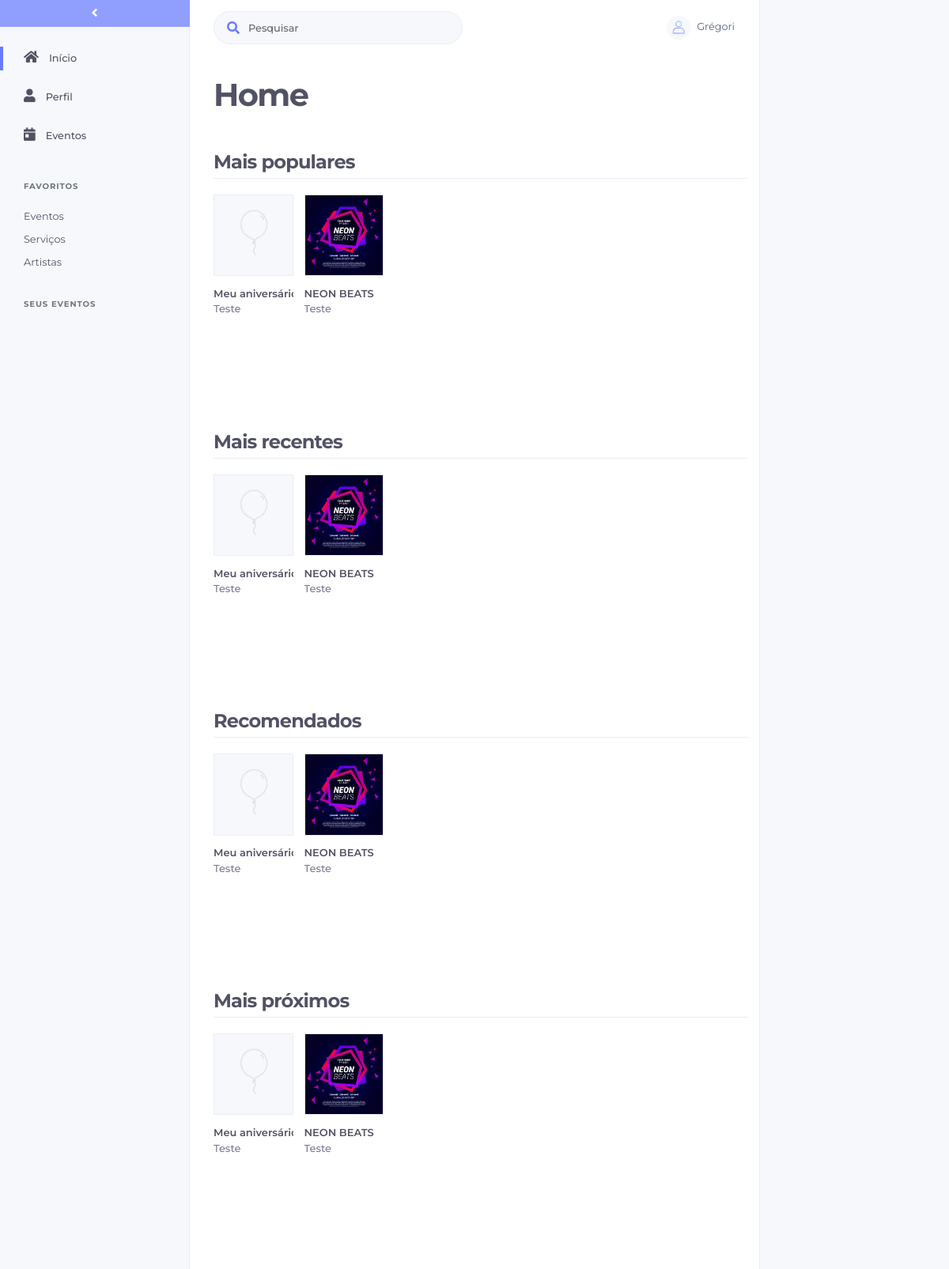
The page /view/home.php (signed in) on the database as committed earlier.
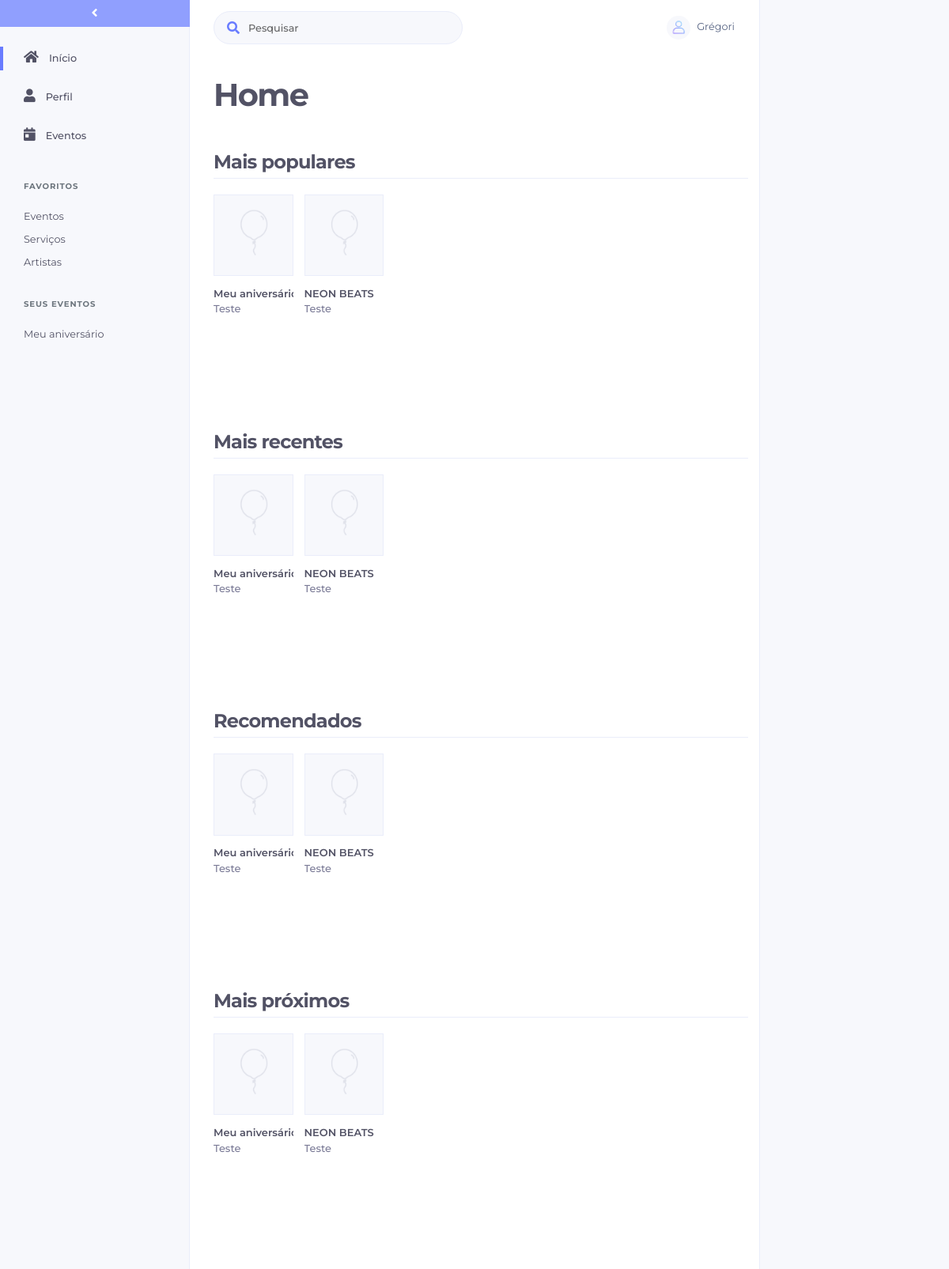
The same page on the database as committed later.
### tables this page shows
CREATE TABLE `eventos` (
  `id` bigint(20) UNSIGNED NOT NULL,
  `idUsuario` bigint(20) NOT NULL,
  `nome` varchar(191) NOT NULL,
  `descricao` varchar(2000) DEFAULT NULL,
  `idEstabelecimento` int(11) DEFAULT '0',
  `status` int(11) NOT NULL DEFAULT '0',
  `imagem` varchar(2000) NOT NULL DEFAULT 'no-image.png',
  `visitas` int(11) NOT NULL DEFAULT '0'
);

CREATE TABLE `usuario` (
  `id` bigint(20) NOT NULL,
  `nome` varchar(100) NOT NULL,
  `email` varchar(200) NOT NULL,
  `senha` varchar(20) NOT NULL,
  `tipo` char(1) NOT NULL,
  `cnpj` char(14) DEFAULT NULL,
  `telefone` bigint(20) DEFAULT NULL,
  `idCategoria` int(11) DEFAULT NULL,
  `imagem` varchar(200) NOT NULL DEFAULT 'no-image.png'
);

### autoload.php (called while the page is built, shortened)
<?php
function autoload($classe)
{
    $classe = lcfirst($classe);
    $classe2 = lcfirst(substr($classe, 0,8));
    $classe3 = lcfirst(substr($classe, 8));
    $classe4 = lcfirst(substr($classe, 0,6));
    $classe5 = lcfirst(substr($classe, 6));
    $classe6 = lcfirst(substr($classe, 8,6));
    $classe7 = lcfirst(substr($classe, 14));
}

### modelo/database.class.php (called while the page is built, shortened)
<?php
include_once '../autoload.php';
class Database{
    protected static $conn;
    private function __construct()
    {
        try
        {
            self::$conn = new PDO("mysql:host=". Config::HOST_NAME."; dbname=".Config::DATABASE_NAME, Config::DATABASE_USER_NAME, Config::DATABASE_PASSWORD);
            self::$conn->setAttribute(PDO::ATTR_ERRMODE, PDO::ERRMODE_EXCEPTION);
            self::$conn->exec('SET NAMES utf8');
        }
        catch (PDOException $e)
        {
            $email = new Email();
            die("Connection Error: " . $e->getMessage());
        }
    }
    public static function conectar()
    {
        return self::$conn;
    }
    public static function desconectar()
    {
        if (self::$conn)
        {
            self::$conn = null;
        }
    }
}

### controle/controle.evento.publicado.class.php (called while the page is built, shortened)
<?php
class ControleEventoPublicado extends ControleBase {
    private $evento;
    public function __construct() {
        $this->evento = new EventoPublicado();
    }
    public function controleAcao($acao,$param=null,$param2=null){
        switch ($acao) {
            default:
                return parent::controleAcao($acao,$param,$param2);
                break;
        }
    }
    protected function listarTodos($param=null, $param2){
        return $this->evento->listarTodos($param, $param2);
    }
}

### modelo/evento.publicado.class.php (called while the page is built, shortened)
<?php
class EventoPublicado implements ibaseModelo{
    private $id;
    private $nome;
    private $idUsuario;
    private $imagem;
    private $conn;
    public function getId() {
        return $this->id;
    }
    public function getNome() {
        return $this->nome;
    }
    public function getIdUsuario() {
        return $this->idUsuario;
    }
    public function getImagem() {
        return $this->imagem;
    }
    public function __construct() {
        $this->conn = Database::conectar();
    }
    public function listarTodos($nome=null, $idUsuario){
        try{
            if(!is_null($nome)){
                $query="SELECT id,nome,descricao,status,idUsuario,imagem FROM eventos WHERE status = :status AND nome LIKE :nome";
            }else{
                $query="SELECT id,nome,descricao,status,idUsuario,imagem FROM eventos WHERE status = :status";
            }
            $this->stmt= $this->conn->prepare($query);
            $this->stmt->bindValue(':status', 1, PDO::PARAM_INT);
            if($this->stmt->execute()){
                $eventos = $this->stmt->fetchAll(PDO::FETCH_CLASS,"EventoPublicado");
            }
            return $eventos;
        } catch(PDOException $e) {
            echo "<div class='alert alert-danger'>".$e->getMessage()."</div>";
            return null;
        }
    }
}

### controle/controle.base.class.php (called while the page is built, shortened)
<?php
abstract class ControleBase {
    public function controleAcao($acao,$param=null, $param2=null) {
        switch ($acao) {
             case "listarTodos":
                return $this->listarTodos($param, $param2);
                break;
            case "listarUnico":
                return $this->listarUnico($param);
                break;
        }
    }
}
?>

### controle/controle.organizador.class.php (called while the page is built, shortened)
<?php
class ControleOrganizador extends ControleBase {
    private $organizador;
    public function __construct() {
        $this->organizador = new Organizador();
    }
    public function controleAcao($acao,$param=null,$param2=null){
        switch ($acao) {
            default:
                return parent::controleAcao($acao,$param,$param2);
                break;
        }
    }
    protected function listarUnico($param){
        return $this->organizador->listarUnico($param);
    }
}

### modelo/organizador.class.php (called while the page is built, shortened)
<?php
class Organizador implements ibaseModelo{
    private $nome;
    private $conn;
    public function getNome() {
        return $this->nome;
    }
    public function __construct() {
        $this->conn = Database::conectar();
    }
    public function listarUnico($id){
        try{
            $query="SELECT id, nome, email, senha, imagem FROM usuario WHERE id=:id";
            $this->stmt= $this->conn->prepare($query);
            $this->stmt->bindValue(':id', $id, PDO::PARAM_INT);
            if($this->stmt->execute()){
                $organizador = $this->stmt->fetchAll(PDO::FETCH_CLASS,"Organizador");
            }
            return $organizador[0];
        } catch(PDOException $e) {
            echo "<div class='alert alert-danger'>".$e->getMessage()."</div>";
            return null;
        }
    }
}

### controle/controle.evento.class.php (called while the page is built, shortened)
<?php
class ControleEvento extends ControleBase {
    private $evento;
    public function __construct() {
        $this->evento = new Evento();
    }
    public function controleAcao($acao,$param=null,$param2=null){
        switch ($acao) {
            default:
                return parent::controleAcao($acao,$param,$param2);
                break;
        }
    }
    protected function listarTodos($param=null, $param2){
        return $this->evento->listarTodos($param, $param2);
    }
}

### modelo/evento.class.php (called while the page is built, shortened)
<?php
class Evento implements ibaseModelo{
    private $id;
    private $nome;
    private $conn;
    public function getId() {
        return $this->id;
    }
    public function getNome() {
        return $this->nome;
    }
    public function __construct() {
        $this->conn = Database::conectar();
    }
    public function listarTodos($nome=null, $idUsuario){
        try{
            if(!is_null($nome)){
                $query="SELECT id,nome,descricao,idEstabelecimento,status,idUsuario,imagem FROM eventos WHERE idUsuario = :idUsuario AND nome LIKE :nome";
            }else{
                $query="SELECT id,nome,descricao,idEstabelecimento,status,idUsuario,imagem FROM eventos WHERE idUsuario = :idUsuario";
            }
            $this->stmt= $this->conn->prepare($query);
            if(!is_null($nome))$this->stmt->bindValue(':nome', '%'.$nome.'%', PDO::PARAM_STR);
            if(!is_null($idUsuario))$this->stmt->bindValue(':idUsuario', $idUsuario, PDO::PARAM_STR);
            if($this->stmt->execute()){
                $eventos = $this->stmt->fetchAll(PDO::FETCH_CLASS,"Evento");
            }
            return $eventos;
        } catch(PDOException $e) {
            echo "<div class='alert alert-danger'>".$e->getMessage()."</div>";
            return null;
        }
    }
}

### view/home.php (the view, shortened to what the rows shown need)
<?php
	include_once '../autoload.php';
	$eventoControle = new ControleEventoPublicado();
	$eventosPublicados = array();
	if(isset($_GET['procure'])){
		$eventosPublicados = $eventoControle->controleAcao("listarTodos", $_GET['procure']);
	}else{
		$eventosPublicados = $eventoControle->controleAcao("listarTodos");
	}
	$usuarioControle = new ControleOrganizador();
?>
<!DOCTYPE html>
<html>
<?php
include_once('include/head.php');
?>
<body>
    <div class="wrapper">
    	<?php
    	include_once('include/sidebar.php');
    	?>
    	<div id="page">
			<div id="eventos">
			<div id="mais-populares" style="white-space: nowrap; overflow: auto; margin-bottom: 100px;">
				<?php
					if(!empty($eventosPublicados)){
						foreach (array_reverse($eventosPublicados) as $ev) {
							$usuarioUnico = $usuarioControle->controleAcao('listarUnico', $ev->getIdUsuario());
							echo "<div class='content photo' style='float: none; margin-right: 2%;'>
					<div class='card' data-id=".$ev->getId().">
					<img class='card-img-top' src='img/imagens_evento/".$ev->getImagem()."' alt='Card image cap'>
					<div class='card-body'>
						<h5 class='card-title'>".$ev->getNome()."</h5>
						<h5 class='card-title' style='font-weight: 500; color: rgba(50, 50, 93, 0.65);'>".$usuarioUnico->getNome()."</h5>
					</div>
					</div>
				</div>";
						}
					}
				?>
			</div>
			<div id="mais-recentes" style="white-space: nowrap; overflow: auto; margin-bottom: 100px;">
				<?php
					if(!empty($eventosPublicados)){
						foreach (array_reverse($eventosPublicados) as $ev) {
							$usuarioUnico = $usuarioControle->controleAcao('listarUnico', $ev->getIdUsuario());
							echo "<div class='content photo' style='float: none; margin-right: 2%;'>
					<div class='card' data-id=".$ev->getId().">
					<img class='card-img-top' src='img/imagens_evento/".$ev->getImagem()."' alt='Card image cap'>
					<div class='card-body'>
						<h5 class='card-title'>".$ev->getNome()."</h5>
						<h5 class='card-title' style='font-weight: 500; color: rgba(50, 50, 93, 0.65);'>".$usuarioUnico->getNome()."</h5>
					</div>
					</div>
				</div>";
						}
					}
				?>
			</div>
			<div id="recomendados" style="white-space: nowrap; overflow: auto; margin-bottom: 100px;">
				<?php
					if(!empty($eventosPublicados)){
						foreach (array_reverse($eventosPublicados) as $ev) {
							$usuarioUnico = $usuarioControle->controleAcao('listarUnico', $ev->getIdUsuario());
							echo "<div class='content photo' style='float: none; margin-right: 2%;'>
					<div class='card' data-id=".$ev->getId().">
					<img class='card-img-top' src='img/imagens_evento/".$ev->getImagem()."' alt='Card image cap'>
					<div class='card-body'>
						<h5 class='card-title'>".$ev->getNome()."</h5>
						<h5 class='card-title' style='font-weight: 500; color: rgba(50, 50, 93, 0.65);'>".$usuarioUnico->getNome()."</h5>
					</div>
					</div>
				</div>";
						}
					}
				?>
			</div>
			<div id="mais-proximos" style="white-space: nowrap; overflow: auto; margin-bottom: 100px;">
				<?php
					if(!empty($eventosPublicados)){
						foreach (array_reverse($eventosPublicados) as $ev) {
							$usuarioUnico = $usuarioControle->controleAcao('listarUnico', $ev->getIdUsuario());
							echo "<div class='content photo' style='float: none; margin-right: 2%;'>
					<div class='card' data-id=".$ev->getId().">
					<img class='card-img-top' src='img/imagens_evento/".$ev->getImagem()."' alt='Card image cap'>
					<div class='card-body'>
						<h5 class='card-title'>".$ev->getNome()."</h5>
						<h5 class='card-title' style='font-weight: 500; color: rgba(50, 50, 93, 0.65);'>".$usuarioUnico->getNome()."</h5>
					</div>
					</div>
				</div>";
						}
					}
				?>
			</div>
			</div>
			</div>
    </div>
</body>
</html>

### view/include/sidebar.php (shortened to what the rows shown need)
<?php
	if (isset($_SESSION['usuario'])) {
		$seusEventosControle = new ControleEvento();
		$seusEventos = array();
		$seusEventos = $seusEventosControle->controleAcao("listarTodos", '', $_SESSION['id']);
	}
?>
<nav id="sidebar">
            <ul class="list-unstyled components">
                <?php
                	if (isset($seusEventos)) {
                		foreach ($seusEventos as $sevs) {
                			$eventoSelecionado = '';
                			echo "<a href='form_evento.php?evento=".$sevs->getId()."' class='sidebar-evento ".$eventoSelecionado."'>
					<div class='paginaAtiva paginaAtiva-menor'></div>
					<li class='li-menor'>
                    	<div>".$sevs->getNome()."</div>
                	</li>
                </a>";
                		}
                	}
                ?>
            </ul>
        </nav>

Rows that differ between the two databases and show on the page:
added eventos: nome "Meu aniversário"
changed eventos "NEON BEATS": imagem: picture removed, a placeholder shows
